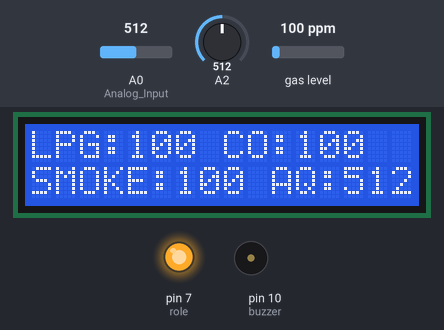
This sketch was run on a simulated Arduino Uno, built with avr-gcc and run on an emulated ATmega328P. Shown: 16×2 character LCD, output pins drawn as LEDs (lit = HIGH), buzzer (waves = sounding). Inputs (shaded band) come from the test bench; at power-on: A0 (Analog_Input) = 512, A2 = 512, gas level 100 ppm. What the sketch prints to the serial monitor is not drawn.

Above: at 1.7 s.
1.8 s: A0 (Analog_Input) set to 992
3.9 s: A0 (Analog_Input) set to 1019
At 5.7 s:
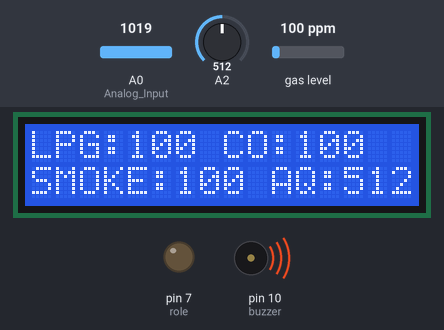
8.3 s: A2 set to 716
At 9.45 s:
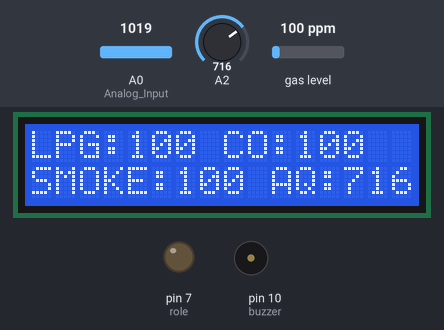
10.8 s: gas level set to 20 ppm
At 13.3 s:
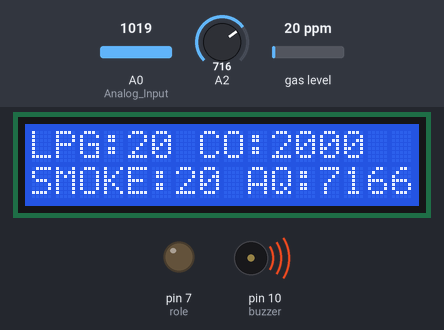
13.4 s: A2 set to 900
At 15.5 s:
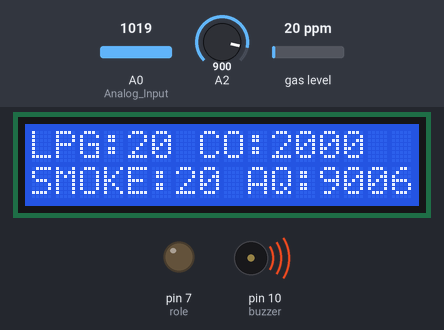
15.6 s: gas level set to 250 ppm
At 18.2 s:
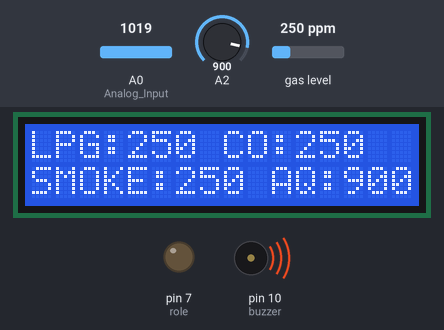
Timing chart, 0 to 18.9 s (numbered marks = the images above; inputs shaded):
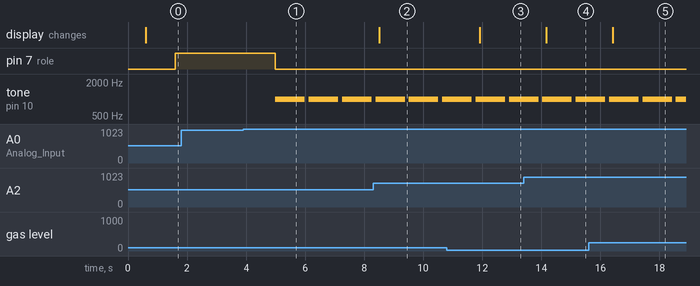

The sketch:

relay.ino
```cpp
#include<Wire.h>
#include <MQ2.h>
#include <LiquidCrystal_I2C.h>

LiquidCrystal_I2C lcd(0x27, 16, 2);


int Analog_Input = A0;
int buzzer = 10;
int role=7;   //relay
int sensorThres = 1000;
int sensorValue;
int lpg, co, smoke;
MQ2 mq2(Analog_Input);
void setup()
{
  Serial.begin(9600);
  analogReference(INTERNAL);
  pinMode(buzzer, OUTPUT);
  pinMode(Analog_Input, INPUT);
   pinMode(role,OUTPUT);
  lcd.backlight();
  lcd.init();
  mq2.begin();
}
void loop(){
   sensorValue = analogRead(A2);
  float* values= mq2.read(true); //set it false if you don't want to print the values in the Serial
  //lpg = values[0];
  lpg = mq2.readLPG();
  //co = values[1];
  co = mq2.readCO();
  //smoke = values[2];
  smoke = mq2.readSmoke();
  lcd.setCursor(0,0);
  lcd.print("LPG:");
  lcd.print(lpg);
  lcd.print(" CO:");
  lcd.print(co);
  lcd.setCursor(0,1);
  lcd.print("SMOKE:");
  lcd.print(smoke);
  lcd.print(" AQ:");
  lcd.print(sensorValue);
  delay(1000);


  int top = analogRead(Analog_Input);
  Serial.println(top);
  Serial.print("AirQua=");
  Serial.print(sensorValue, DEC );
  Serial.print('\n');
  if (top > sensorThres)
  {
    tone(buzzer, 1000,1000);
    digitalWrite(role,LOW);
  }
  else
  {
    noTone(buzzer);
    digitalWrite(role,HIGH);
  }
  delay(100);
}
```

Measured:
- the behaviour switches between 1000 and 1001 on A0 (Analog_Input) (found by bisection; images 0 and 1)
- after the input at 1.8 s, every drawn part: stays the same
- after the input at 3.9 s, pin 7 (role): HIGH → LOW after 1.1 s; tone on pin 10 (buzzer): alternates 1000 Hz for 1.0 s and silent for 0.13 s, starting after 1.1 s
- after the input at 8.3 s, the display: changes after 0.22 s (image 2)
- after the input at 10.8 s, the display: changes after 1.1 s (image 3)
- after the input at 13.4 s, the display: changes after 0.77 s (image 4)
- after the input at 15.6 s, the display: changes after 0.83 s (image 5)
